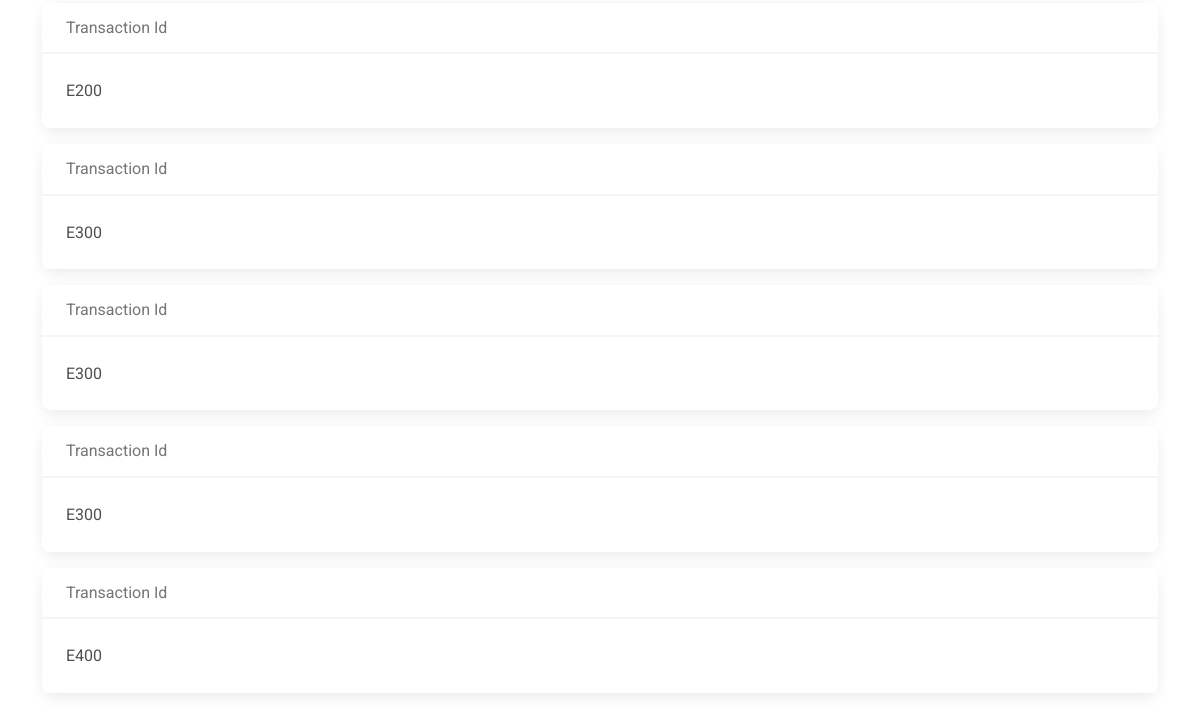
Page /sales/ (signed in, lower part) on the earlier database version.
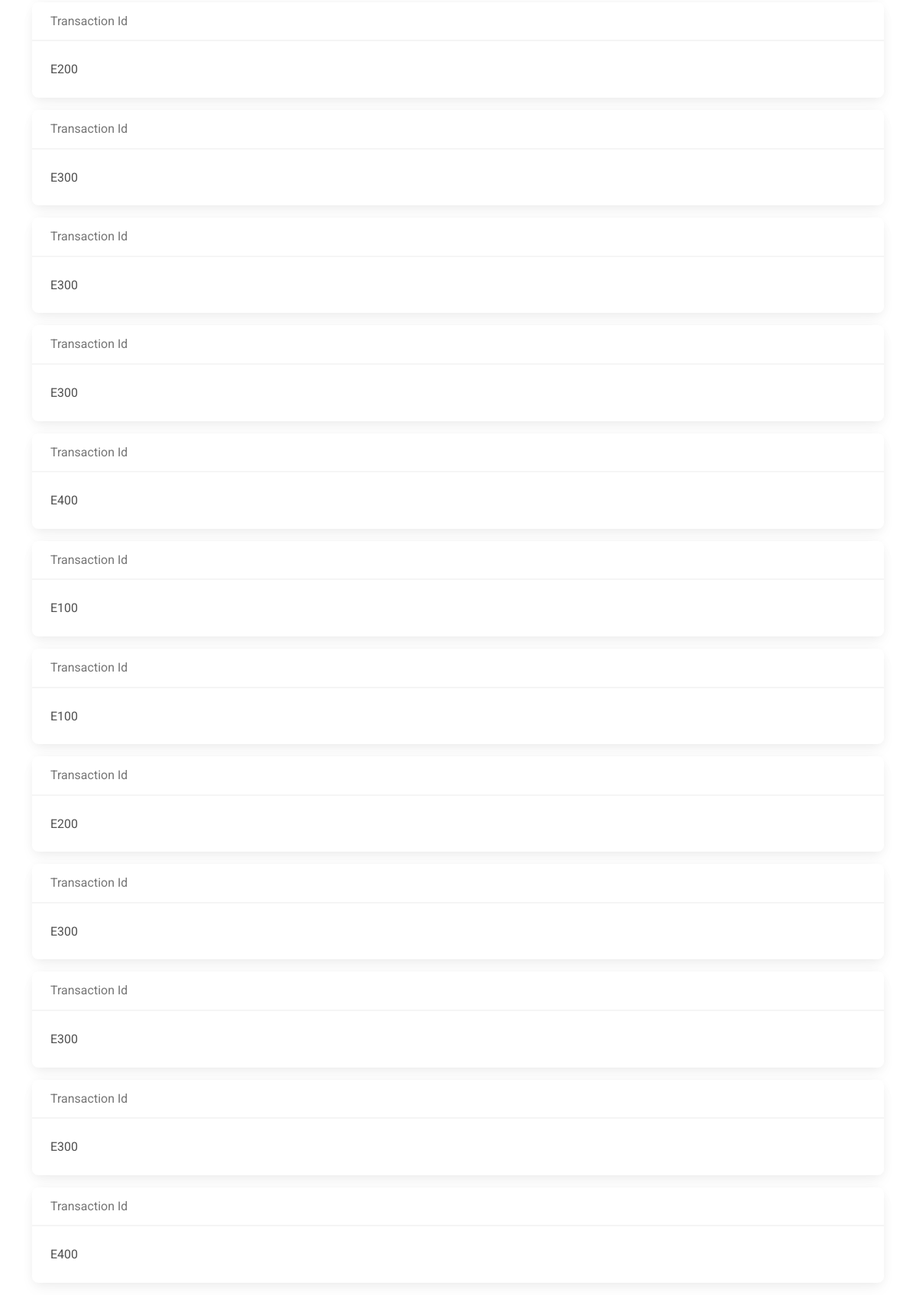
Same page on the later database version.
### sales/models.py (models this page shows, shortened)
class Sale(models.Model):
    transaction_id = models.CharField(max_length=12, blank=True)
    positions = models.ManyToManyField(Position)
    total_price = models.FloatField(blank=True, null=True)
    customer = models.ForeignKey(Customer, on_delete=models.CASCADE)
    salesman = models.ForeignKey(Profile, on_delete=models.CASCADE)
    created = models.DateTimeField(blank=True)
    updated = models.DateTimeField(auto_now=True)
    def get_absolute_url(self):
        return reverse("sales:detail", kwargs={"pk": self.pk})

### sales/views.py (the view)
# urls.py: path('sales/', sale_List_view, name='list'),
@login_required
def sale_List_view(request):
    qs = Sale.objects.all()
    return render(request, 'sales/main.html',{'object_list':qs})

### sales/templates/sales/main.html (shortened to what this page needs)
{% extends 'base.html' %}
{% block content %}
<br>
{% for obj in object_list %}
   <div class="card mb-3" >
      <div class="card-header text-muted">
         Transaction Id
       </div>
   <a href = "{{obj.get_absolute_url}}" class= "card-body"> {{obj.transaction_id}}</a>
   </div>
{% endfor %}
{% endblock content %}

Differences in the rows shown:
added Sale: transaction_id "E100"
added Sale: transaction_id "E100"
added Sale: transaction_id "E200"
added Sale: transaction_id "E300"
added Sale: transaction_id "E300"
added Sale: transaction_id "E300"
added Sale: transaction_id "E400"
